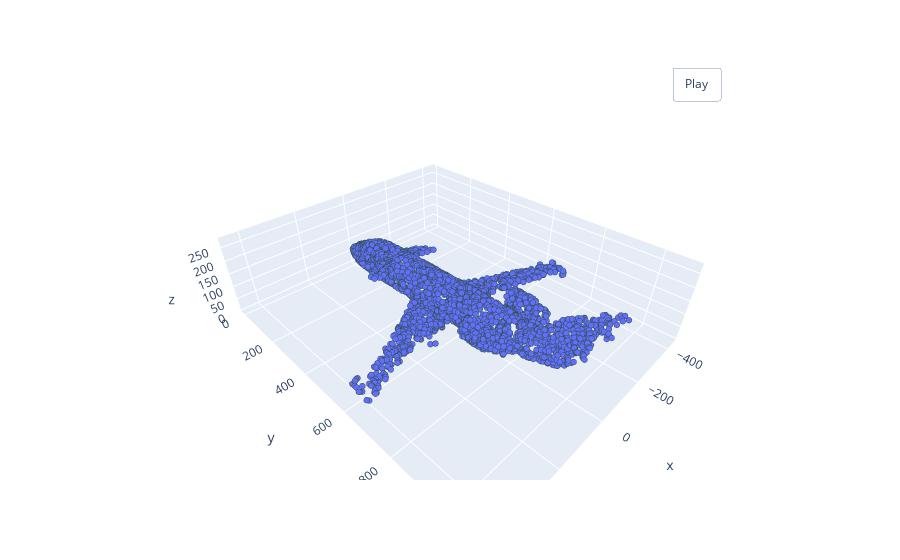

The notebook cell saved with this chart:
### Code cell
pointcloud = PointSampler(3000)((verts, faces))
pcshow(*pointcloud.T)

### Figure 1 — Plotly figure (JSON) as saved in the notebook; plotly's stock layout.template omitted (floating-point values rounded to 4 significant figures; data arrays with more than 128 entries replaced by an {"elided": "..."} marker saying what was removed)
{"data": [{"marker": {"line": {"color": "DarkSlateGrey", "width": 2}, "size": 2}, "mode": "markers", "type": "scatter3d", "x": {"elided": "3000 float values"}, "y": {"elided": "3000 float values"}, "z": {"elided": "3000 float values"}}], "layout": {"updatemenus": [{"buttons": [{"args": [null, {"frame": {"duration": 50, "redraw": true}, "fromcurrent": true, "mode": "immediate", "transition": {"duration": 0}}], "label": "Play", "method": "animate"}], "pad": {"r": 10, "t": 45}, "showactive": false, "type": "buttons", "x": 0.8, "xanchor": "left", "y": 1, "yanchor": "bottom"}]}}
